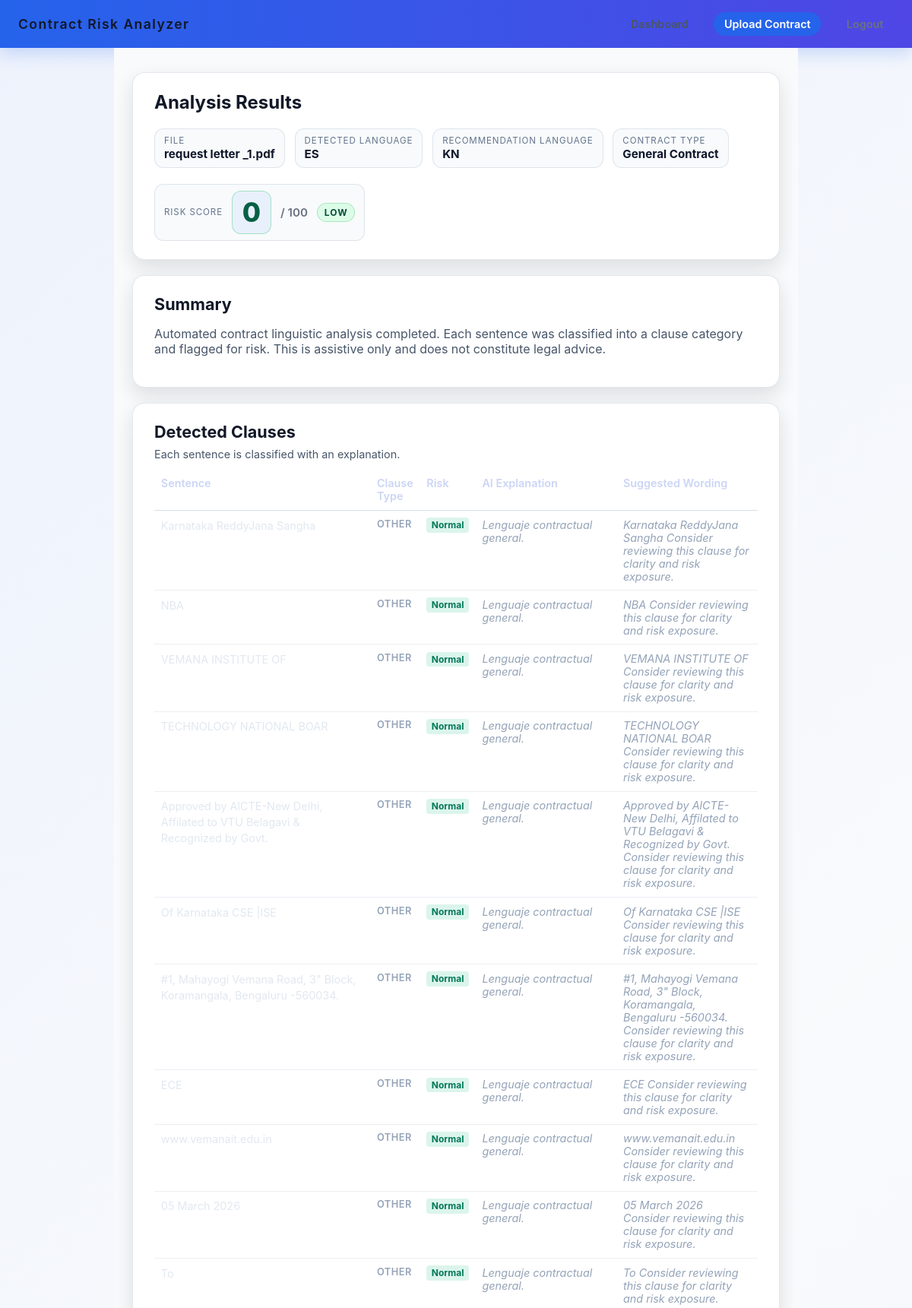
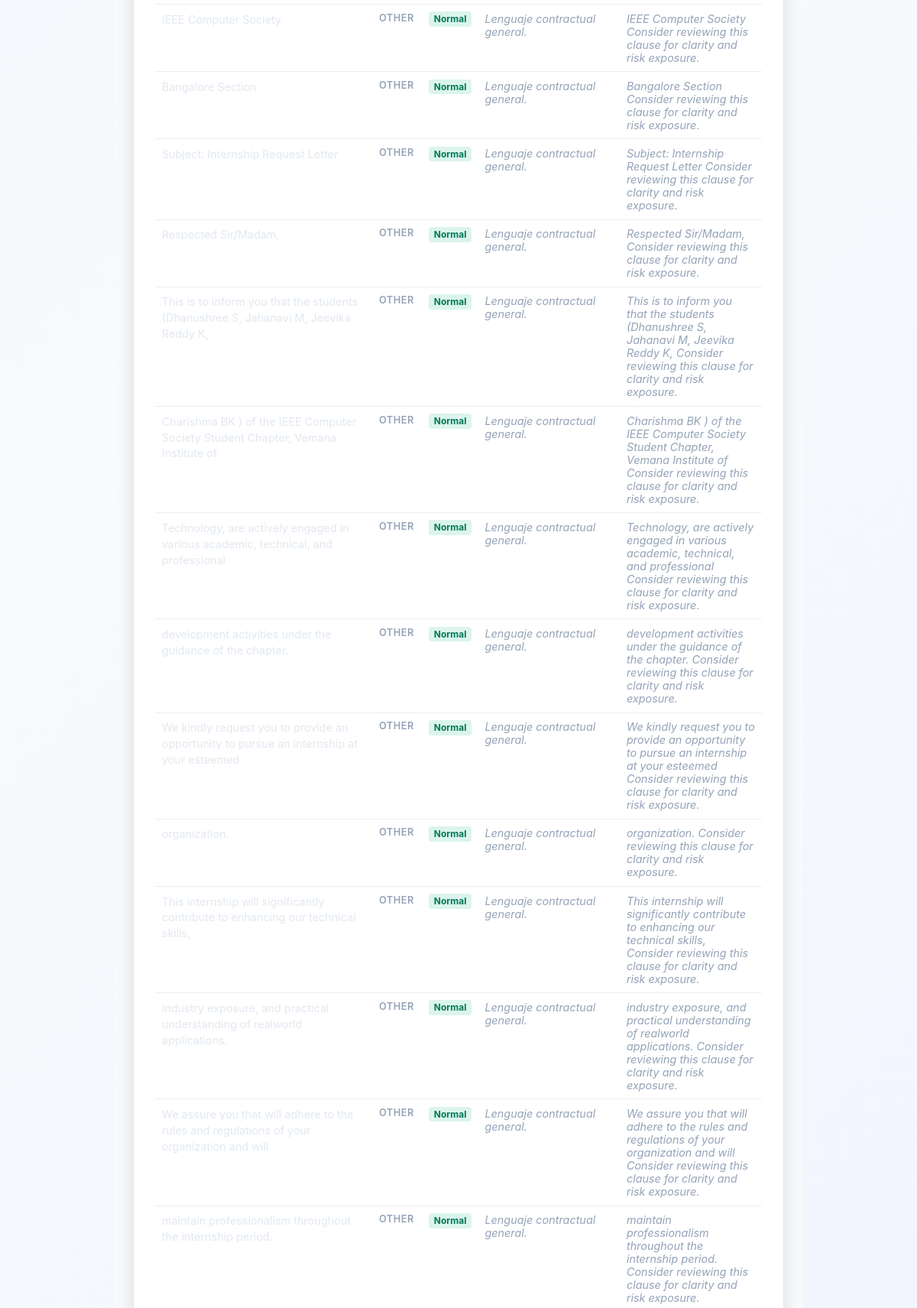
Page /results/13 (signed in, upper part) on the committed database (2 pictures, top to bottom).
### tables this page shows
CREATE TABLE contracts (
            id INTEGER PRIMARY KEY AUTOINCREMENT,
            user_id INTEGER NOT NULL,
            filename TEXT NOT NULL,
            risk_score INTEGER NOT NULL,
            analysis_result TEXT,
            upload_date TIMESTAMP DEFAULT CURRENT_TIMESTAMP,
            summary TEXT,
            risk_factors TEXT,
            recommendations TEXT,
            clause_classification TEXT, contract_type TEXT DEFAULT 'General Contract',
            FOREIGN KEY (user_id) REFERENCES users(id)
        );

### app.py (the view)
    @app.route("/results/<int:contract_id>")
    @login_required
    def results(contract_id):
        conn = get_db_connection()
        row = conn.execute(
            "SELECT * FROM contracts WHERE id = ? AND user_id = ?",
            (contract_id, current_user.id),
        ).fetchone()
        conn.close()
        if not row:
            flash("Contract analysis not found.", "warning")
            return redirect(url_for("dashboard"))
        row_dict = dict(row)
        analysis_result = row_dict.get("analysis_result")
        if analysis_result and isinstance(analysis_result, str):
            try:
                analysis_json = json.loads(analysis_result)
            except (json.JSONDecodeError, TypeError):
                analysis_json = {}
        else:
            analysis_json = {}
        if isinstance(analysis_json, dict):
            row_dict.update(analysis_json)
        clause_classification = row_dict.get("clause_classification")
        if clause_classification and isinstance(clause_classification, str):
            try:
                row_dict["clause_classification"] = json.loads(clause_classification)
            except (json.JSONDecodeError, TypeError):
                row_dict["clause_classification"] = []
        elif not clause_classification:
            row_dict["clause_classification"] = []
        return render_template(
            "results.html",
            analysis=row_dict,
        )

### database.py (called while the page is built)
def get_db_connection():
    conn = sqlite3.connect(DB_PATH)
    conn.row_factory = sqlite3.Row
    return conn

    @staticmethod
    def from_row(row: sqlite3.Row) -> "User":
        return User(
            id=row["id"],
            username=row["username"],
            email=row["email"],
            password_hash=row["password_hash"],
        )

### templates/results.html (shortened to what this page needs)
<!DOCTYPE html>
<html lang="en">
<head>
    <link rel="stylesheet" href="{{ url_for('static', filename='style.css') }}">
</head>
<body class="page-results">
    <header class="dashboard-header">
        <div class="dashboard-brand">Contract Risk Analyzer</div>
        <nav class="dashboard-nav">
            <a href="{{ url_for('dashboard') }}">Dashboard</a>
            <a href="{{ url_for('upload') }}" class="nav-upload">Upload Contract</a>
            <a href="{{ url_for('logout') }}" class="nav-logout">Logout</a>
        </nav>
    </header>
    <main class="dashboard-main results-main">
        <section class="card card-results-hero">
            <h1>Analysis Results</h1>
            <div class="results-meta">
                <div class="meta-filename">
                    <span class="meta-label">File</span>
                    <span class="meta-value">{{ analysis.filename }}</span>
                </div>
                <div class="meta-lang">
                    <span class="meta-label">Detected Language</span>
                    <span class="meta-value">{{ analysis.analysis_language|default('en')|upper }}</span>
                </div>
                <div class="meta-lang">
                    <span class="meta-label">Recommendation Language</span>
                    <span class="meta-value">{{ analysis.recommendation_language|default('en')|upper }}</span>
                </div>
                <div class="meta-lang">
                    <span class="meta-label">Contract Type</span>
                    <span class="meta-value">{{ analysis.contract_type|default('General Contract') }}</span>
                </div>
                {% set risk_level = 'Low' if analysis.risk_score < 30 else 'Medium' if analysis.risk_score < 60 else 'High' %}
                <div class="risk-score-block">
                    <span class="meta-label">Risk Score</span>
                    <span class="risk-score-value risk-{{ risk_level|lower }}">
                        {{ analysis.risk_score }}
                    </span>
                    <span class="risk-score-label">/ 100</span>
                    <span class="risk-status risk-status-{{ risk_level|lower }}">{{ risk_level }}</span>
                </div>
            </div>
        </section>
        <section class="card card-results-section">
            <h2>Summary</h2>
            <p>{{ analysis.summary }}</p>
        </section>
        <section class="card card-results-section">
            <h2>Detected Clauses</h2>
            <p class="clauses-intro">Each sentence is classified with an explanation.</p>
            {% if analysis.clause_classification and analysis.clause_classification|length > 0 %}
            <div class="table-wrap">
        <table class="clause-table">
            <thead>
            <tr>
                <th>Sentence</th>
                <th>Clause Type</th>
                <th>Risk</th>
                <th>AI Explanation</th>
                <th>Suggested Wording</th>
            </tr>
            </thead>
            <tbody>
            {% for clause in analysis.clause_classification %}
            <tr class="{{ 'row-risky' if clause.risk_flag else '' }}">
                <td class="clause-td-sentence">{{ clause.sentence }}</td>
                <td class="clause-td-type">{{ clause.clause_type }}</td>
                <td>
                    {% if clause.risk_flag %}
                    <span class="risk-flag">Risky</span>
                    {% else %}
                    <span class="risk-flag risk-flag-safe">Normal</span>
                    {% endif %}
                </td>
                <td class="clause-td-expl">{{ clause.explanation }}</td>
                <td class="clause-td-expl">{{ clause.suggestion }}</td>
            </tr>
            {% endfor %}
            </tbody>
        </table>
            </div>
            {% else %}
                <p class="clauses-intro">No clauses could be identified. Please ensure PDF text is selectable (not scanned images), and try again.</p>
            {% endif %}
        </section>
    </main>
</body>
</html>

### static/style.css (style rules this page uses)
*, *::before, *::after { box-sizing: border-box; }
body { margin: 0; font-family: "Inter", "Segoe UI", Roboto, Helvetica, Arial, sans-serif; background: linear-gradient(135deg, #edf2fc 0%, #f8fafc 40%, #eef2ff 100%); color: #1f2937; min-height: 100vh; }
:root { --card-bg: #ffffff; --text-main: #0f172a; --text-muted: #475569; --border: rgba(148, 163, 184, 0.25); --accent: #1d4ed8; }
a { color: #2563eb; text-decoration: none; transition: color 0.2s ease; }
* { box-sizing: border-box; }
.card { background: var(--card-bg); border-radius: 16px; padding: 1.5rem 1.75rem; box-shadow: 0 10px 25px rgba(15, 23, 42, 0.12); border: 1px solid var(--border); margin-bottom: 1.25rem; transition: box-shadow 0.25s ease, transform 0.25s ease; }
.card h2 { font-size: 1.35rem; margin-bottom: 0.75rem; color: var(--text-main); }
.card p, .card li { color: var(--text-muted); }
.card h1, .card h2 { margin-top: 0; color: #111827; }
.risk-status { display: inline-flex; align-items: center; padding: 0.25rem 0.55rem; border-radius: 999px; font-size: 0.75rem; font-weight: 700; text-transform: uppercase; letter-spacing: 0.08em; border: 1px solid transparent; }
.risk-status-low { color: #064e3b; background-color: #dcfce7; border-color: rgba(22, 163, 74, 0.25); }
.results-main, .dashboard-main { max-width: 960px; margin: 1.5rem auto 3rem; padding: 0 1rem; }
.risk-low { background: #dcfce7; color: #065f46; border: 1px solid rgba(34, 197, 94, 0.35); }
.risk-score-block { display: flex; flex-wrap: wrap; gap: 0.75rem; align-items: center; margin-top: 0.5rem; }
.results-meta { display: flex; flex-wrap: wrap; gap: 0.8rem; align-items: center; margin-top: 0.65rem; }
.meta-filename, .meta-lang, .risk-score-block { background: #f8fafc; border: 1px solid rgba(148, 163, 184, 0.25); border-radius: 12px; padding: 0.5rem 0.75rem; }
.meta-label { display: block; font-size: 0.72rem; text-transform: uppercase; letter-spacing: 0.08em; color: #64748b; }
.meta-value { font-size: 0.95rem; color: #0f172a; font-weight: 700; }
.risk-score-value { font-size: 2.2rem; font-weight: 800; padding: 0.4rem 0.8rem; border-radius: 12px; background: rgba(59, 130, 246, 0.08); }
.risk-score-label { color: #6b7280; font-size: 0.95rem; font-weight: 600; }
.clauses-intro { color: #94a3b8; font-size: 0.9rem; margin: -0.25rem 0 0.75rem 0; }
.clause-table { width: 100%; border-collapse: collapse; margin: 0 0 1.5rem 0; font-size: 0.9rem; }
.clause-table th, .clause-table td { padding: 0.6rem 0.55rem; text-align: left; vertical-align: top; border-bottom: 1px solid rgba(148, 163, 184, 0.18); }
.clause-table th { color: #cbd5f5; font-weight: 600; border-bottom: 1px solid rgba(148, 163, 184, 0.35); }
.clause-table .risk-flag { background: rgba(220, 38, 38, 0.15); color: #991b1b; font-weight: 700; }
.clause-table .risk-flag-safe { background: rgba(16, 185, 129, 0.15); color: #047857; font-weight: 700; }
.clause-td-sentence { color: #e2e8f0; line-height: 1.45; width: 45%; }
.clause-td-type { color: #94a3b8; font-weight: 600; text-transform: uppercase; letter-spacing: 0.04em; font-size: 0.8rem; white-space: nowrap; }
.clause-td-expl { color: #94a3b8; font-style: italic; width: 30%; }
.risk-flag { font-size: 0.75rem; padding: 0.15rem 0.4rem; border-radius: 4px; background: rgba(248, 113, 113, 0.25); color: #fca5a5; }
.risk-flag-safe { background: rgba(16, 185, 129, 0.15); color: #6ee7b7; }
.dashboard-header { display: flex; justify-content: space-between; align-items: center; padding: 1rem 1.5rem; background: linear-gradient(90deg, #2563eb, #4f46e5); border-bottom: 0; color: #f8fafc; box-shadow: 0 8px 20px rgba(37, 99, 235, 0.2); }
.dashboard-brand { font-size: 1.25rem; font-weight: 700; letter-spacing: 0.08em; color: #fff; }
.dashboard-nav a { color: #eef2ff; font-weight: 600; padding: 0.45rem 0.85rem; border-radius: 999px; transition: background 0.2s ease; }
.dashboard-brand { font-size: 1.1rem; font-weight: 600; color: #111827; }
.dashboard-nav { display: flex; align-items: center; gap: 1.25rem; }
.dashboard-nav a { color: #4b5563; font-size: 0.9rem; text-decoration: none; }
.nav-upload { padding: 0.4rem 0.85rem; background: #2563eb; color: #fff !important; border-radius: 6px; }
.nav-logout { color: #6b7280 !important; }
.dashboard-main { max-width: 900px; margin: 0 auto; padding: 2rem 1.5rem; min-height: calc(100vh - 60px); background: #f9fafb; }

### rows in the picture
contracts: filename "request letter _1.pdf", contract_type "General Contract", risk_score "0", summary "Automated contract linguistic analysis completed. Each sentence was classified into a clause category and flagged for risk. This is assistive only and does not constitute legal advice."

### other values in the picture
{{ analysis.analysis_language|default('en')|upper }} "ES"
{{ analysis.recommendation_language|default('en')|upper }} "KN"
{{ risk_level }} "LOW"
{{ clause.sentence }} "Karnataka ReddyJana Sangha" "NBA" "VEMANA INSTITUTE OF" "TECHNOLOGY NATIONAL BOAR" "Approved by AlCTE-New Delhi, Affilated to VTU Belagavi & Recognized by Govt." "Of Karnataka CSE |ISE" "#1, Mahayogi Vemana Road, 3\" Block, Koramangala, Bengaluru -560034." "ECE" "www.vemanait.edu.in" "05 March 2026" "To" "IEEE Computer Society" "Bangalore Section" "Subject: Internship Request Letter" "Respected Sir/Madam," "This is to inform you that the students (Dhanushree S, Jahanavi M, Jeevika Reddy K," "Charishma BK ) of the IEEE Computer Society Student Chapter, Vemana Institute of" "Technology, are actively engaged in various academic, technical, and professional" "development activities under the guidance of the chapter." "We kindly request you to provide an opportunity to pursue an internship at your esteemed" "organization." "This internship will significantly contribute to enhancing our technical skills," "industry exposure, and practical understanding of realworld applications." "We assure you that will adhere to the rules and regulations of your organization and will" "maintain professionalism throughout the internship period."
{{ clause.clause_type }} "OTHER" "OTHER" "OTHER" "OTHER" "OTHER" "OTHER" "OTHER" "OTHER" "OTHER" "OTHER" "OTHER" "OTHER" "OTHER" "OTHER" "OTHER" "OTHER" "OTHER" "OTHER" "OTHER" "OTHER" "OTHER" "OTHER" "OTHER" "OTHER" "OTHER"
{{ clause.explanation }} "Lenguaje contractual general." "Lenguaje contractual general." "Lenguaje contractual general." "Lenguaje contractual general." "Lenguaje contractual general." "Lenguaje contractual general." "Lenguaje contractual general." "Lenguaje contractual general." "Lenguaje contractual general." "Lenguaje contractual general." "Lenguaje contractual general." "Lenguaje contractual general." "Lenguaje contractual general." "Lenguaje contractual general." "Lenguaje contractual general." "Lenguaje contractual general." "Lenguaje contractual general." "Lenguaje contractual general." "Lenguaje contractual general." "Lenguaje contractual general." "Lenguaje contractual general." "Lenguaje contractual general." "Lenguaje contractual general." "Lenguaje contractual general." "Lenguaje contractual general."
{{ clause.suggestion }} "Karnataka ReddyJana Sangha Consider reviewing this clause for clarity and risk exposure." "NBA Consider reviewing this clause for clarity and risk exposure." "VEMANA INSTITUTE OF Consider reviewing this clause for clarity and risk exposure." "TECHNOLOGY NATIONAL BOAR Consider reviewing this clause for clarity and risk exposure." "Approved by AlCTE-New Delhi, Affilated to VTU Belagavi & Recognized by Govt. Consider reviewing this clause for clarity and risk exposure." "Of Karnataka CSE |ISE Consider reviewing this clause for clarity and risk exposure." "#1, Mahayogi Vemana Road, 3\" Block, Koramangala, Bengaluru -560034. Consider reviewing this clause for clarity and risk exposure." "ECE Consider reviewing this clause for clarity and risk exposure." "www.vemanait.edu.in Consider reviewing this clause for clarity and risk exposure." "05 March 2026 Consider reviewing this clause for clarity and risk exposure." "To Consider reviewing this clause for clarity and risk exposure." "IEEE Computer Society Consider reviewing this clause for clarity and risk exposure." "Bangalore Section Consider reviewing this clause for clarity and risk exposure." "Subject: Internship Request Letter Consider reviewing this clause for clarity and risk exposure." "Respected Sir/Madam, Consider reviewing this clause for clarity and risk exposure." "This is to inform you that the students (Dhanushree S, Jahanavi M, Jeevika Reddy K, Consider reviewing this clause for clarity and risk exposure." "Charishma BK ) of the IEEE Computer Society Student Chapter, Vemana Institute of Consider reviewing this clause for clarity and risk exposure." "Technology, are actively engaged in various academic, technical, and professional Consider reviewing this clause for clarity and risk exposure." "development activities under the guidance of the chapter. Consider reviewing this clause for clarity and risk exposure." "We kindly request you to provide an opportunity to pursue an internship at your esteemed Consider reviewing this clause for clarity and risk exposure." "organization. Consider reviewing this clause for clarity and risk exposure." "This internship will significantly contribute to enhancing our technical skills, Consider reviewing this clause for clarity and risk exposure." "industry exposure, and practical understanding of realworld applications. Consider reviewing this clause for clarity and risk exposure." "We assure you that will adhere to the rules and regulations of your organization and will Consider reviewing this clause for clarity and risk exposure." "maintain professionalism throughout the internship period. Consider reviewing this clause for clarity and risk exposure."
